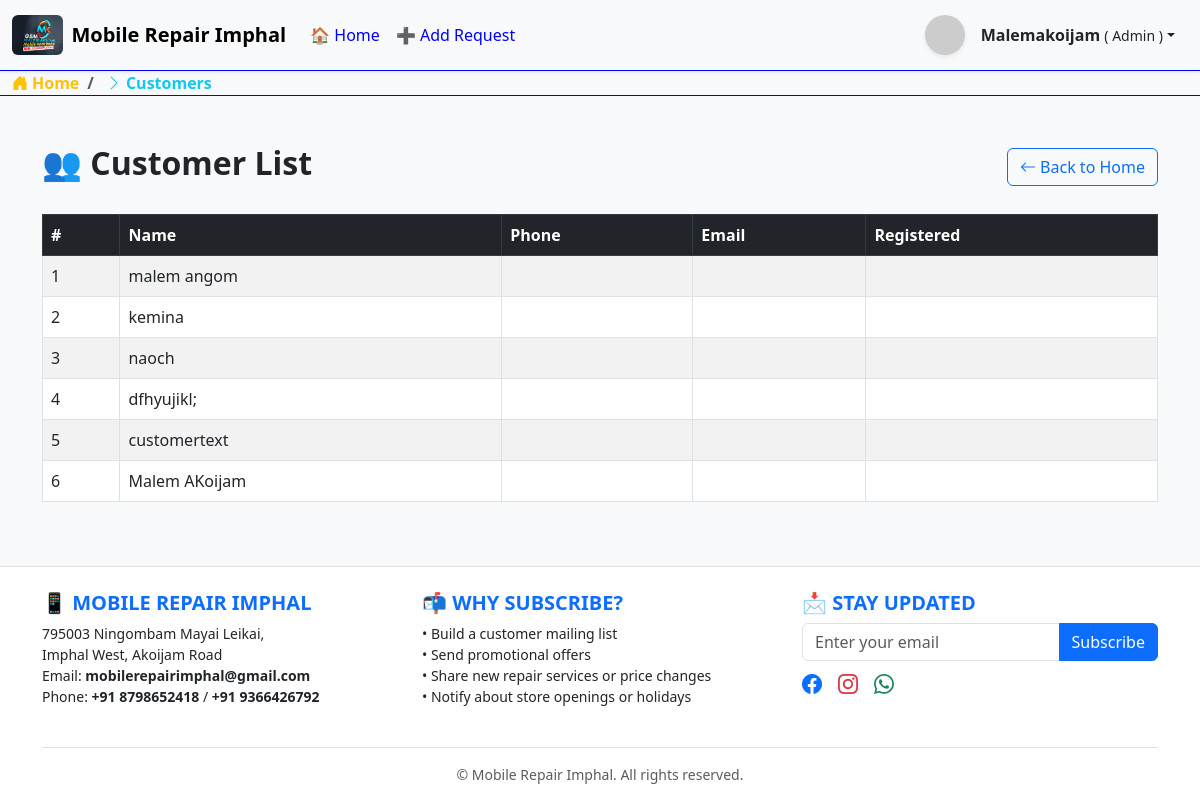
The page /customers/ (signed in) on the database its author committed.
### repair/models.py (models this page shows, shortened)
class Customer(models.Model):
    user = models.OneToOneField(User, on_delete=models.CASCADE)
    name = models.CharField(max_length=100)
    phone = models.CharField(max_length=15)

### repair/views.py (the view)
# urls.py: path('customers/', views.customer_list, name='view_repairs'),
def customer_list(request):
    customers = Customer.objects.all().order_by('-id')  # Latest first
    return render(request, 'repair/customer_list.html', {'customers': customers})

### repair/forms.py
class SubscribeForm(forms.Form):
    email = forms.EmailField(widget=forms.EmailInput(attrs={
        'class': 'form-control',
        'placeholder': 'Enter your email'
    }))

### repair/context_processors.py (called while the page is built)
def subscribe_form(request):
    return {
        'form': SubscribeForm()
    }

### repair/templatetags/breadcrumbs.py (called while the page is built)
@register.simple_tag(takes_context=True)
def breadcrumb(context):
    request = context['request']
    path_parts = request.path.strip('/').split('/')
    url = ''
    crumbs = []
    for i, part in enumerate(path_parts):
        url += f'/{part}'
        try:
            match = resolve(url)
            name = match.url_name
            label = BREADCRUMB_LABELS.get(name, part.replace('-', ' ').capitalize())
        except Resolver404:
            label = part if part.isdigit() else part.replace('-', ' ').capitalize()
        crumbs.append((label, url))
    return crumbs

### repair/templates/repair/customer_list.html (shortened to what this page needs)
{% load static %}
<!DOCTYPE html>
<html lang="en">
<head>
  <link href="https://cdn.jsdelivr.net/npm/bootstrap@5.3.0/dist/css/bootstrap.min.css" rel="stylesheet">
  <link href="https://cdn.jsdelivr.net/npm/bootstrap-icons@1.10.5/font/bootstrap-icons.css" rel="stylesheet">
</head>
<body class="bg-light">
{% include "repair/header.html" %}
<div class="container py-5">
  <div class="d-flex justify-content-between align-items-center mb-4">
    <h2 class="fw-bold">👥 Customer List</h2>
    <a href="{% url 'home' %}" class="btn btn-outline-primary">
      <i class="bi bi-arrow-left"></i> Back to Home
    </a>
  </div>
  {% if customers %}
    <div class="table-responsive">
      <table class="table table-striped table-hover table-bordered">
        <thead class="table-dark">
          <tr>
            <th>#</th>
            <th>Name</th>
            <th>Phone</th>
            <th>Email</th>
            <th>Registered</th>
          </tr>
        </thead>
        <tbody>
          {% for customer in customers %}
            <tr>
              <td>{{ forloop.counter }}</td>
              <td>{{ customer.name }}</td>
              <td>{{ customer.phone }}</td>
              <td>{{ customer.email }}</td>
              <td>{{ customer.created_at|date:"M d, Y" }}</td>
            </tr>
          {% endfor %}
        </tbody>
      </table>
    </div>
  {% else %}
    <div class="alert alert-warning">No customers found.</div>
  {% endif %}
</div>
{% include "repair/footer.html" %}
</body>
</html>

### repair/templates/repair/header.html (shortened to what this page needs)
{% load static %}
<nav class="navbar navbar-expand-lg bg-body-tertiary shadow-sm sticky-top">
  <div class="container-fluid">
    <a class="navbar-brand fw-bold d-flex align-items-center" href="{% url 'home' %}" data-bs-toggle="offcanvas" data-bs-target="#offcanvasScrolling" aria-controls="offcanvasScrolling" >
      <img src="{% static 'images/logo.jpg' %}" alt="Logo" style="height: 40px;" class="me-2 rounded" />
      Mobile Repair Imphal
    </a>
    <div class="collapse navbar-collapse" id="navbarText">
      <ul class="navbar-nav me-auto mb-2 mb-lg-0">
        <li class="nav-item">
          <a class="nav-link {% if request.resolver_match.url_name == 'home' %}active{% endif %}" href="{% url 'home' %}">🏠 Home</a>
        </li>
        <li class="nav-item">
          <a class="nav-link" href="{% url 'add_repair_request' %}">➕ Add Request</a>
        </li>
      </ul>
      <div class="d-flex align-items-center">
        {% if user.is_authenticated %}
          <div class="dropdown">
            <button class="btn dropdown-toggle d-flex align-items-center" type="button" id="userDropdown" data-bs-toggle="dropdown" aria-expanded="false">
              <img src="https://ui-avatars.com/api/?name={{ user.username }}" class="rounded-circle shadow-sm me-2" width="40" height="40" alt="User Avatar" />
              <div class="ms-2 d-none d-sm-block text-start">
                     <span class="fw-semibold">{{ user.username|title }}</span>
                    <small class="text-dark">(
                      {% if user.is_superuser %}Admin
                      {% elif user.is_staff %}Staff
                      {% else %}Customer
                      {% endif %}
                    )</small>
                  </div>
            </button>
          </div>
        {% else %}
          <a href="{% url 'login_register' %}" class="btn btn-outline-primary">
            <i class="bi bi-person-circle me-1"></i> Login / Register
          </a>
        {% endif %}
      </div>
    </div>
  </div>
</nav>
      {% include "repair/breadcrumbs.html" %}

### repair/templates/repair/header.html (style rules this page uses)
.nav-link { color: blue; position: relative; transition: color 0.3s ease; }
.nav-link::after { content: ''; position: absolute; bottom: 0; left: 0; height: 2px; width: 0%; background-color: blue; transition: width 0.3s ease; }

### rows shown on the page
Customer: name "malem angom"
Customer: name "kemina"
Customer: name "naoch"
Customer: name "dfhyujikl;"
Customer: name "customertext"
Customer: name "Malem AKoijam"

### other values the page prints
{{ user.username|title }} "Malemakoijam"
{{ label }} "Customers"
